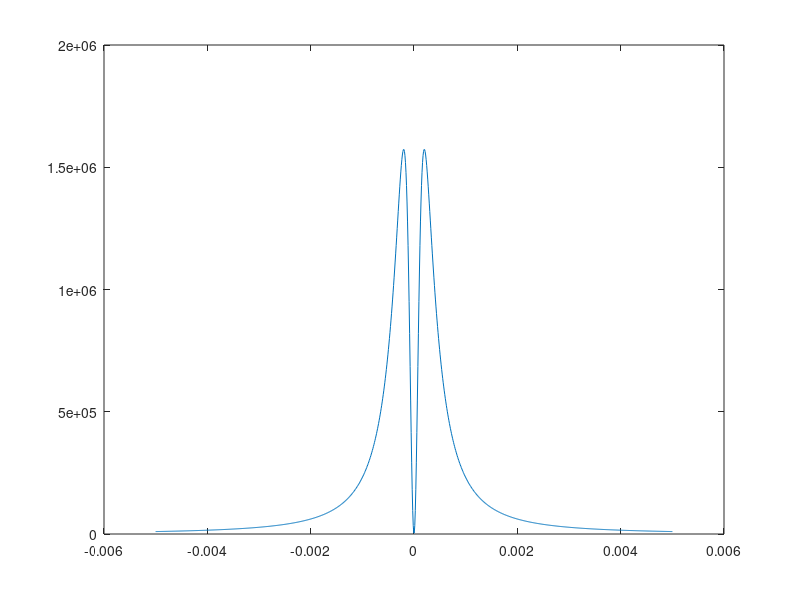

MATLAB code for this plot:
th=0;
gamma=1.282/0.511e-3;
dth=linspace(-0.01,0.01,1000);
psf=(th+dth).^2./(gamma^-2+(th+dth).^2).^2;
plot((th+dth).*0.5,psf)